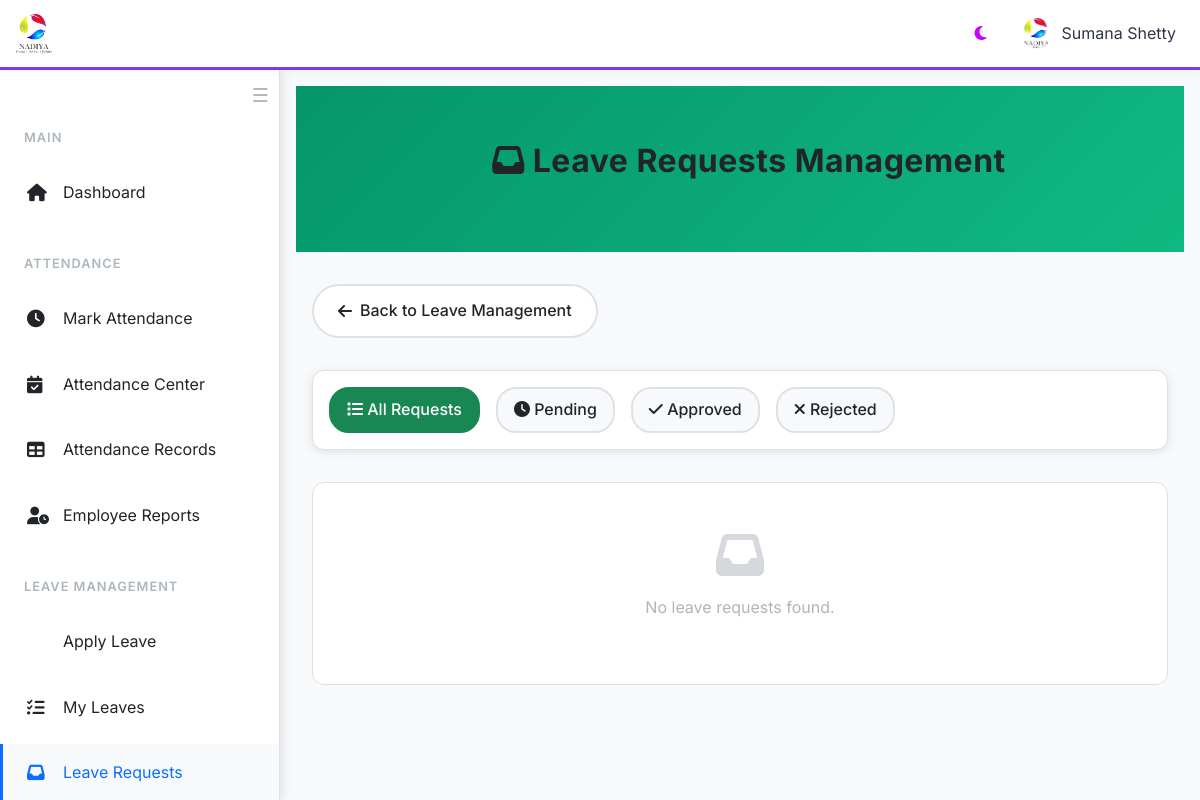
The page /leave_requests (signed in) on the database as committed earlier.
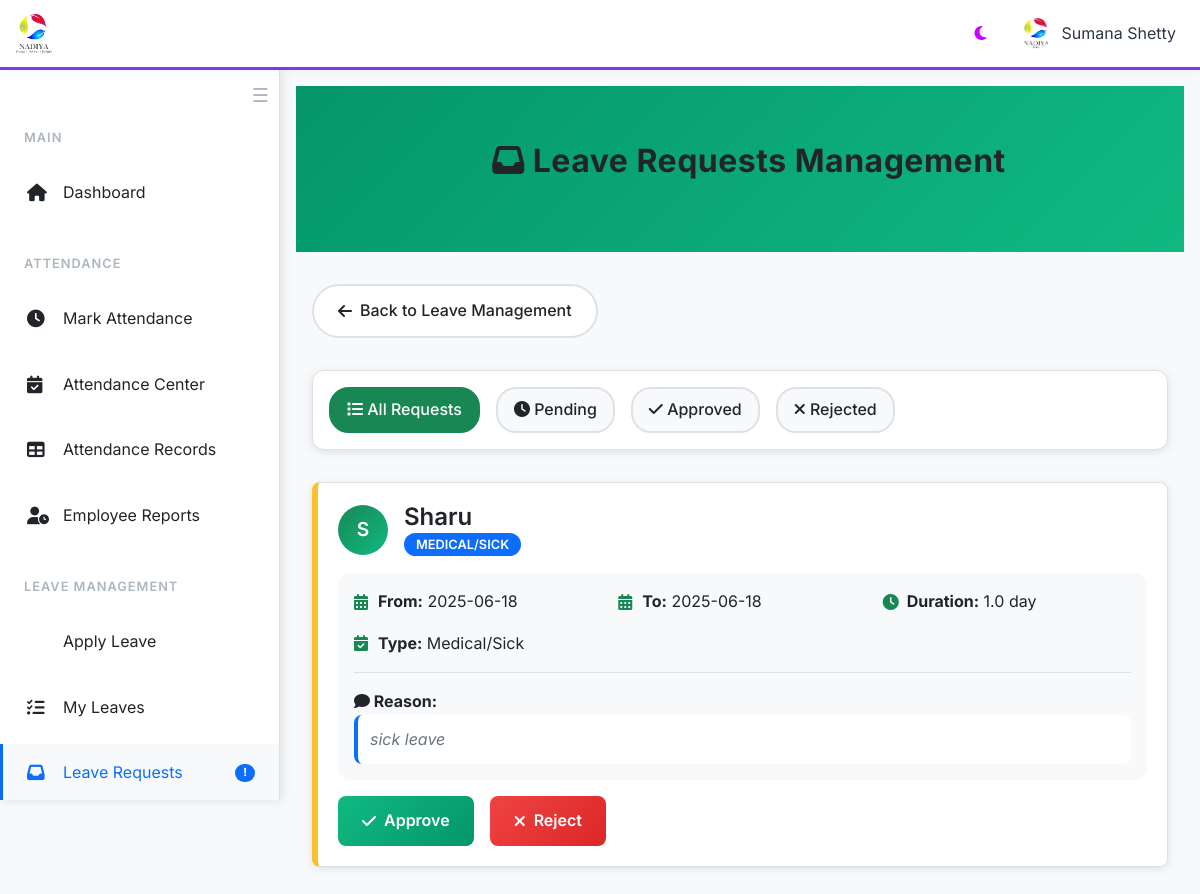
The same page on the database as committed later.
### website/models.py (models this page shows, shortened)
class User(db.Model, UserMixin):
    id = db.Column(db.Integer, primary_key=True)
    first_name = db.Column(db.String(150))
    last_name = db.Column(db.String(150))
    email = db.Column(db.String(150), unique=True, nullable=False)
    password = db.Column(db.String(512), nullable=False)
    earned =  db.Column(db.Float, default=0)
    medic = db.Column(db.Float, default=0)
    pay =  db.Column(db.Float, default=0)
    role = db.Column(db.String(150))
    probation = db.Column(db.Boolean, default = 0)
    photo = db.Column(db.String(150))
    documents = db.relationship('Document', backref='user', lazy=True)
    reset_token = db.Column(db.String(36), nullable=True)
    attendances = db.relationship('Attendance', backref='user', lazy=True)

class Leave(db.Model):
    id = db.Column(db.Integer, primary_key=True)
    user_id = db.Column(db.Integer, db.ForeignKey('user.id'), nullable=False)
    start_date = db.Column(db.Date, nullable=False)
    end_date = db.Column(db.Date, nullable=False)
    days =  db.Column(db.Float)
    approved = db.Column(db.Boolean, default=False)
    rejected = db.Column(db.Boolean, default=False)
    approved_by = db.Column(db.String(150))
    reason = db.Column(db.Text)
    ltype = db.Column(db.String(150))
    user = db.relationship('User', backref='leaves', lazy=True)

### website/views.py (the view)
@views.route('/leave_requests')
@login_required
def leave_requests():
    print(f"Current user's role: {current_user.role}")
    if current_user.role == 'director':
        leave_requests = Leave.query.all()
    elif current_user.email == 'sumana@nadiya.in':
        leave_requests = Leave.query.all()
    elif current_user.role == 'accounts_manager':
        leave_requests = Leave.query.join(User).filter(User.role == 'accounts_member').all()
    elif current_user.role == 'business_manager':
        leave_requests = Leave.query.join(User).filter(User.role == 'business_member').all()
    elif current_user.role == 'service_manager':
        leave_requests = Leave.query.join(User).filter(User.role == 'service_member').all()
    elif current_user.role == 'service_support_manager':
        leave_requests = Leave.query.join(User).filter(User.role == 'service_support_member').all()
    elif current_user.role == 'sales_manager':
        leave_requests = Leave.query.join(User).filter(User.role == 'sales_member').all()
    elif current_user.role == 'service_member':
        leave_requests = Leave.query.join(User).filter(User.role == 'service_emp').all()
    else:
        flash("You do not have permission to view leave requests.", category='error')
        return redirect(url_for('views.home'))
    return render_template('leave_requests.html', leave_requests=leave_requests)

### website/templates/leave_requests.html (shortened to what this page needs)
{% extends "base.html" %}
{% block content %}
<div class="page-header">
    <div class="container">
        <h1><i class="fas fa-inbox"></i> Leave Requests Management</h1>
    </div>
</div>
<div class="requests-container">
    <a href="/leaves-category" class="back-btn">
        <i class="fas fa-arrow-left"></i> Back to Leave Management
    </a>
    <div class="filter-tabs">
        <div class="filter-tab active" data-filter="all">
            <i class="fas fa-list"></i> All Requests
        </div>
        <div class="filter-tab" data-filter="pending">
            <i class="fas fa-clock"></i> Pending
        </div>
        <div class="filter-tab" data-filter="approved">
            <i class="fas fa-check"></i> Approved
        </div>
        <div class="filter-tab" data-filter="rejected">
            <i class="fas fa-times"></i> Rejected
        </div>
    </div>
    {% if leave_requests %}
        {% for leave in leave_requests | reverse %}
            <div class="leave-request {% if leave.approved %}approved{% elif leave.rejected %}rejected{% else %}pending{% endif %}"
                 data-status="{% if leave.approved %}approved{% elif leave.rejected %}rejected{% else %}pending{% endif %}">
                <div class="request-header">
                    <div class="employee-info">
                        <div class="employee-avatar">
                            {{ leave.user.first_name[0].upper() }}
                        </div>
                        <div class="employee-details">
                            <h4>{{ leave.user.first_name }}</h4>
                            <span class="leave-type-badge">{{ leave.ltype }}</span>
                        </div>
                    </div>
                </div>
                <div class="leave-details">
                    <div class="leave-info">
                        <div class="info-item">
                            <i class="fas fa-calendar-alt"></i>
                            <span><strong>From:</strong> {{ leave.start_date }}</span>
                        </div>
                        <div class="info-item">
                            <i class="fas fa-calendar-alt"></i>
                            <span><strong>To:</strong> {{ leave.end_date }}</span>
                        </div>
                        <div class="info-item">
                            <i class="fas fa-clock"></i>
                            <span><strong>Duration:</strong> {{ leave.days }} day{{ 's' if leave.days > 1 else '' }}</span>
                        </div>
                        <div class="info-item">
                            <i class="fas fa-calendar-check"></i>
                            <span><strong>Type:</strong> {{ leave.ltype }}</span>
                        </div>
                    </div>
                    {% if leave.reason %}
                        <div class="reason-section">
                            <strong><i class="fas fa-comment"></i> Reason:</strong>
                            <div class="reason-text">{{ leave.reason }}</div>
                        </div>
                    {% endif %}
                </div>
                {% if not leave.approved and not leave.rejected %}
                    <div class="action-buttons">
                        <form class="approve-form" action="{{ url_for('views.approve_leave', leave_id=leave.id) }}" method="POST" style="display: inline;">
                            <button type="submit" class="btn-approve">
                                <i class="fas fa-check"></i> Approve
                            </button>
                        </form>
                        <form class="reject-form" action="{{ url_for('views.reject', leave_id=leave.id) }}" method="POST" style="display: inline;">
                            <button type="submit" class="btn-reject">
                                <i class="fas fa-times"></i> Reject
                            </button>
                        </form>
                    </div>
                {% endif %}
            </div>
        {% endfor %}
    {% else %}
        <div class="no-requests">
            <i class="fas fa-inbox"></i>
            <p>No leave requests found.</p>
        </div>
    {% endif %}
</div>
{% endblock %}

### website/templates/base.html (shortened to what this page needs)
<!DOCTYPE html>
<html lang="en" data-theme="light">
<head>
    <link href="https://cdn.jsdelivr.net/npm/bootstrap@5.3.0/dist/css/bootstrap.min.css" rel="stylesheet">
    <link rel="stylesheet" href="https://cdnjs.cloudflare.com/ajax/libs/font-awesome/6.4.0/css/all.min.css">
</head>
<body>
    <header class="top-header">
        <div class="header-logo">
            <img src="{{ url_for('static', filename='logo.png') }}" alt="Nadiya Logo">
        </div>
        <div class="header-actions">
            <button class="theme-toggle" onclick="toggleTheme()">
                <i class="fas fa-moon" id="theme-icon"></i>
            </button>
            {% if current_user.is_authenticated %}
            <div class="user-profile" onclick="window.location.href='/profile/{{ current_user.id }}'">
                {% if current_user.photo %}
                    <img src="{{ url_for('views.uploaded_file', setname='photos', filename=current_user.photo) }}" alt="Profile">
                {% else %}
                    <img src="{{ url_for('static', filename='logo.png') }}" alt="Profile">
                {% endif %}
                <span>{{ current_user.first_name }}</span>
            </div>
            {% endif %}
        </div>
    </header>
  <nav class="sidebar" id="sidebar">
  <button id="sidebarCollapseBtn" class="sidebar-collapse-btn" onclick="toggleSidebarCollapse()" title="Collapse Sidebar">
    <span class="hamburger-icon">☰</span>
</button>
    <br>
        <div class="sidebar-content">
            {% if current_user.is_authenticated %}
            <div class="nav-section">
                <div class="nav-section-title">Main</div>
                <div class="nav-item">
                    <a href="/" class="nav-link">
                        <i class="fas fa-home"></i>
                        <span>Dashboard</span>
                    </a>
                </div>
            </div>
            <div class="nav-section">
                <div class="nav-section-title">Attendance</div>
                <div class="nav-item">
                    <a href="/attendance" class="nav-link">
                        <i class="fas fa-clock"></i>
                        <span>Mark Attendance</span>
                    </a>
                </div>
                {% if current_user.email == "sumana@nadiya.in" or current_user.email == "accounts@nadiya.in" %}
                <div class="nav-item">
                    <a href="/attendance-category" class="nav-link">
                        <i class="fas fa-calendar-check"></i>
                        <span>Attendance Center</span>
                    </a>
                </div>
                <div class="nav-item">
                    <a href="/attendance_table" class="nav-link">
                        <i class="fas fa-table"></i>
                        <span>Attendance Records</span>
                    </a>
                </div>
                <div class="nav-item">
                    <a href="/who" class="nav-link">
                        <i class="fas fa-user-clock"></i>
                        <span>Employee Reports</span>
                    </a>
                </div>
                {% endif %}
            </div>
            <div class="nav-section">
                <div class="nav-section-title">Leave Management</div>
                <div class="nav-item">
                    <a href="/apply_leave" class="nav-link">
                        <span>Apply Leave</span>
                    </a>
                </div>
                <div class="nav-item">
                    <a href="/approved_leaves" class="nav-link">
                        <i class="fas fa-list-check"></i>
                        <span>My Leaves</span>
                    </a>
                </div>
                <div class="nav-item">
                    <a href="/leave_requests" class="nav-link">
                        <i class="fas fa-inbox"></i>
                        <span>Leave Requests</span>
                        {% if current_user.role in ['director', 'accounts_manager', 'business_manager', 'service_manager', 'service_support_manager', 'sales_manager'] %}
                        <span class="badge">!</span>
                        {% endif %}
                    </a>
                </div>
            </div>
            {% endif %}
        </div>
    </nav>
    <main class="main-content" id="mainContent">
        {% block content %}{% endblock %}
    </main>
</body>
</html>

### website/templates/base.html (style rules this page uses)
:root { --bg-primary: #ffffff; --bg-secondary: #f8f9fa; --bg-tertiary: #e9ecef; --text-primary: #212529; --text-secondary: #6c757d; --text-muted: #adb5bd; --border-color: #dee2e6; --shadow: rgba(0, 0, 0, 0.1); --accent-primary: #0d6efd; --accent-secondary: #6f42c1; --success: #198754; --warning: #fd7e14; --danger: #dc3545; --info: #0dcaf0; --navbar-bg: #1a1d23; --sidebar-width: 280px; --sidebar-collapsed-width: 60px; }
* { margin: 0; padding: 0; box-sizing: border-box; }
body { font-family: 'Inter', sans-serif; background-color: var(--bg-secondary); color: var(--text-primary); line-height: 1.6; transition: all 0.3s ease; padding-top: 70px; }
:root { --header-bg: #ffffff; --header-text: #2d3748; --header-border: #7c3aed; --toggle-btn-color: #7c3aed; !important }
.top-header { position: fixed; top: 0; left: 0; right: 0; height: 70px; background: var(--header-bg); color: var(--header-text); z-index: 1000; display: flex; align-items: center; padding: 0 1rem; box-shadow: 0 2px 10px rgba(0,0,0,0.04); border-bottom: 3px solid var(--header-border); transition: background 0.3s, color 0.3s, border-color 0.3s; }
.header-logo { display: flex; align-items: center; flex: 1; }
.header-logo img { height: 40px; margin-right: 1rem; }
.header-actions { display: flex; align-items: center; gap: 1rem; }
.theme-toggle { background: rgba(255,255,255,0.1); border: none; color: rgb(204, 0, 255); padding: 0.5rem; border-radius: 8px; cursor: pointer; transition: all 0.3s ease; }
.user-profile { display: flex; align-items: center; gap: 0.5rem; padding: 0.5rem; border-radius: 8px; transition: all 0.3s ease; cursor: pointer; }
.user-profile img { width: 35px; height: 35px; border-radius: 50%; border: 2px solid rgba(255,255,255,0.3); }
.sidebar { position: fixed; top: 70px; left: -280px; width: var(--sidebar-width); height: calc(100vh - 70px); background: var(--bg-primary); border-right: 1px solid var(--border-color); box-shadow: 2px 0 10px var(--shadow); transition: left 0.3s ease, width 0.3s ease; z-index: 999; overflow-y: auto; }
.sidebar.open { left: 0; }
.sidebar-collapse-btn { background: none; border: none; color: var(--text-muted); font-size: 1.2rem; position: absolute; top: 10px; right: 10px; z-index: 1001; transition: color 0.2s; cursor: pointer; }
.sidebar-content { padding: 2rem 0; }
.nav-section { margin-bottom: 2rem; }
.nav-section-title { font-size: 0.8rem; font-weight: 600; color: var(--text-muted); text-transform: uppercase; letter-spacing: 1px; padding: 0 1.5rem; margin-bottom: 1rem; }
.nav-item { margin-bottom: 0.5rem; }
.nav-link { display: flex; align-items: center; padding: 1rem 1.5rem; color: var(--text-primary); text-decoration: none; transition: all 0.3s ease; border-left: 3px solid transparent; }
.nav-link.active { background: var(--bg-secondary); border-left-color: var(--accent-primary); color: var(--accent-primary); }
.nav-link i { width: 20px; margin-right: 1rem; font-size: 1.1rem; }
.nav-link .badge { margin-left: auto; background: var(--accent-primary); color: white; font-size: 0.7rem; padding: 0.2rem 0.5rem; border-radius: 10px; }
.main-content { min-height: calc(100vh - 70px); padding: 1rem; transition: margin-left 0.3s ease; }
.main-content.shifted { margin-left: var(--sidebar-width); }
@media (min-width: 1200px) { .sidebar { left: 0; } }
@media (min-width: 1200px) { .main-content { margin-left: var(--sidebar-width); } }
* { transition: background-color 0.3s ease, color 0.3s ease, border-color 0.3s ease; }

Rows that differ between the two databases and show on the page:
changed User "Sumana Shetty": role empty → "accounts_manager" (drawn)
added Leave: user "S", user.first_name "Sharu", ltype "MEDICAL/SICK", start_date "2025-06-18", end_date "2025-06-18", days "1.0", ltype "Medical/Sick", reason "sick leave"
Other text that changed with them:
text no longer shown: "No leave requests found."
